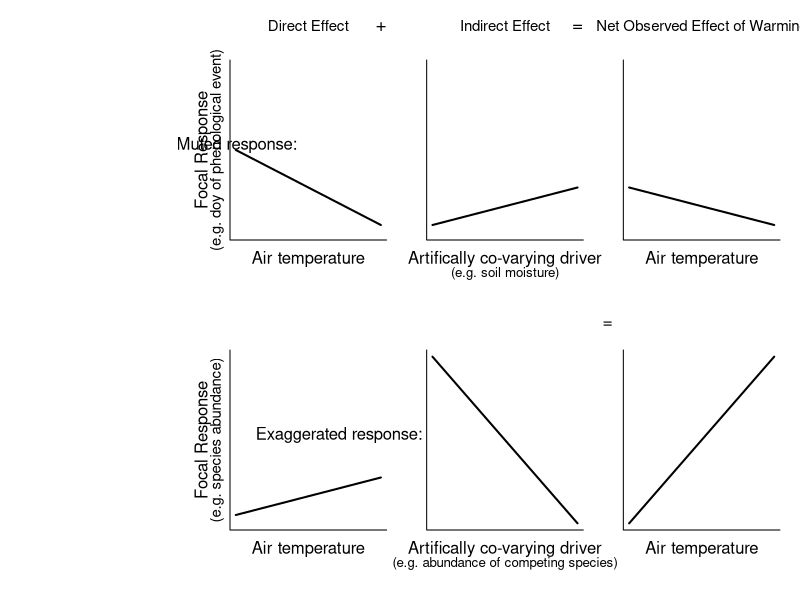
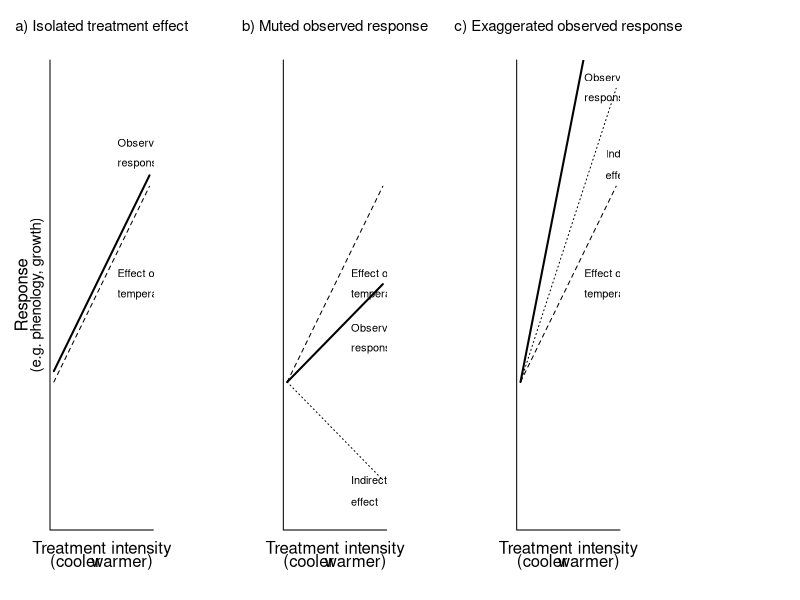
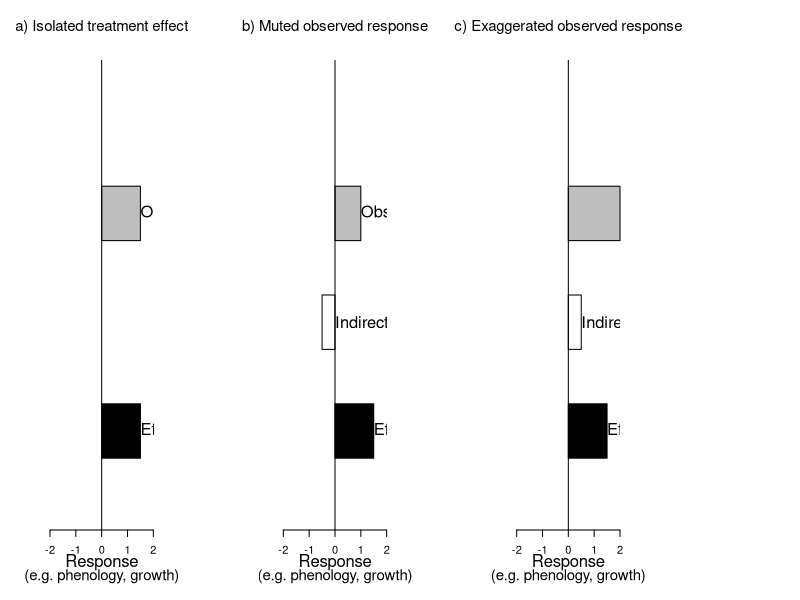

These figures' R source, in order:
# ------------------------------------------
# Mock figures showing spatial variation in experimental warming
# A. Ettinger, aettinger@fas.harvard.edu
# Description: Mock plot of spatial variation: blocks vs plots vs treatment levels

setwd("~/git/radcliffe")
rm(list=ls()) 
options(stringsAsFactors=FALSE)

#Here is a draft of the conceptual figure for biological implications of warming
quartz(width=11,height=6)
par(mfrow=c(2,3),omi=c(.1,2,.1,.1), mai=c(.6,.3,.5,.1))
x<-c(seq(1:10));y<-rev(seq(261,270))
plot(x,y,type="l", lwd=2, xlab="", ylab="", bty="l", cex.lab=1.2,ylim=c(260,280), yaxt="n",xaxt="n")

mtext("Muted response:",side=3, line=-7, adj=-1.5)
mtext("Direct Effect",side=3, line=2, adj=.5,cex=.9)
mtext("+",side=3, line=2, adj=1, cex=1.1)
mtext("Air temperature",side=1, line=1, adj=.5)
mtext("Focal Response",side=2, line=1.5)
mtext("(e.g. doy of phenological event)",side=2, line=.5, cex=.9)

y2<-seq(261,265.5,by=.5)
plot(x,y2,type="l", lwd=2, xlab="", ylab="", bty="l",cex.lab=1.2,ylim=c(260,280), yaxt="n",xaxt="n")
mtext("=",side=3, line=2, adj=1, cex=1.1)
mtext("Indirect Effect",side=3, line=2, adj=.5,cex=.9)
mtext("Artifically co-varying driver",side=1, line=1, adj=.5)
mtext("(e.g. soil moisture)",side=1, line=2, adj=.5,cex=.8)

y3<-rev(seq(261,265.5,by=.5))
plot(x,y3,type="l", lwd=2, xlab="", ylab="", bty="l",cex.lab=1.2,ylim=c(260,280), yaxt="n",xaxt="n")
mtext("Net Observed Effect of Warming",side=3, line=2, adj=.5,cex=.9)
mtext("Air temperature",side=1, line=1, adj=.5)

plot(x,y2,type="l", lwd=2, xlab="", ylab="", bty="l", cex.lab=1.1,ylim=c(260,280), yaxt="n",xaxt="n")
mtext("Exaggerated response:",side=3, line=-7, adj=-2.5)
mtext("Air temperature",side=1, line=1, adj=.5)
mtext("Focal Response",side=2, line=1.5)
mtext("(e.g. species abundance)",side=2, line=.5, cex=.9)

y5<-rev(seq(261,280,by=2))
plot(x,y5,type="l", lwd=2, xlab="", ylab="", bty="l", yaxt="n",xaxt="n")
mtext("=",side=3, line=1.5, adj=1.2)
mtext("Artifically co-varying driver",side=1, line=1, adj=.5)
mtext("(e.g. abundance of competing species)",side=1, line=2, adj=.5,cex=.8)

y5<-rev(seq(261,280,by=2))
plot(x,y2,type="l", lwd=2, xlab="", ylab="", bty="l", yaxt="n",xaxt="n")
mtext("Air temperature",side=1, line=1, adj=.5)

###Modifications to figure based on lizzie's feedback, plus new version of figure:
quartz(width=11,height=4)
par(mfrow=c(1,3),omi=c(.1,.2,.1,.8), mai=c(.6,.3,.5,1))
x<-c(seq(1:10));y<-seq(261,270)
plot(x,y,type="l", lty=2,lwd=1, xlab="", ylab="", bty="l", cex.lab=1.2,ylim=c(255,275), yaxt="n",xaxt="n")
lines(x,y+.5,lty=1,lwd=2)#observed response
mtext("a) Isolated treatment effect",side=3, line=2, adj=.5,cex=.9)
mtext("Treatment intensity",side=1, line=1, adj=.5)
mtext("(cooler", side=1, line=2, adj=0)
mtext("warmer)", side=1, line=2, adj=1)
text(7,272,"Observed",adj=0)
text(7,271,"response",adj=0)
text(7,266,"Effect of",adj=0)
text(7,265,"temperature",adj=0)
mtext("Response",side=2, line=1.5)
mtext("(e.g. phenology, growth)",side=2, line=.5, cex=.9)

#Panel b: muted response
plot(x,y,type="l", lty=2,lwd=1, xlab="", ylab="", bty="l", cex.lab=1.2,ylim=c(255,275), yaxt="n",xaxt="n")
y2<-rev(seq(256.5,261,by=.5))
lines(x,y2,lty=3,lwd=1)#indirect effect
y3<-seq(261,265.5,by=.5)
lines(x,y3,lty=1,lwd=2)#observed response
mtext("b) Muted observed response",side=3, line=2, adj=.5,cex=.9)
mtext("Treatment intensity",side=1, line=1, adj=.5)
mtext("(cooler", side=1, line=2, adj=0)
mtext("warmer)", side=1, line=2, adj=1)
text(7,266,"Effect of",adj=0)
text(7,265,"temperature",adj=0)
text(7,263.5,"Observed",adj=0)
text(7,262.5,"response",adj=0)
text(7,256.5,"Indirect",adj=0)
text(7,255.5,"effect",adj=0)

#Panel c: exaggerated response
plot(x,y,type="l", lty=2,lwd=1, xlab="", ylab="", bty="l", cex.lab=1.2,ylim=c(255,275), yaxt="n",xaxt="n")
y4<-seq(261,274.5,by=1.5)
lines(x,y4,lty=3,lwd=1)#indirect effect
y5<-seq(261,283.5,by=2.5)
lines(x,y5,lty=1,lwd=2)#observed response
mtext("c) Exaggerated observed response",side=3, line=2, adj=.5,cex=.9)
mtext("Treatment intensity",side=1, line=1, adj=.5)
mtext("(cooler", side=1, line=2, adj=0)
mtext("warmer)", side=1, line=2, adj=1)
text(7,266,"Effect of",adj=0)
text(7,265,"temperature",adj=0)
text(7,275,"Observed",adj=0)
text(7,274,"response",adj=0)
text(9,271.5,"Indirect",adj=0)
text(9,270.5,"effect",adj=0)

#Alternative bar graph version of figure
quartz(width=11,height=4)
par(mfrow=c(1,3),omi=c(.1,.2,.1,.8), mai=c(.6,.3,.5,1))
x=barplot(c(1.5,NA,1.5),col=c("black",NA,"gray"),horiz=TRUE, space=c(1,1),xlim=c(-2,2),ylim=c(0,8), xlab="",ylab="")
abline(v=0, lwd=1)
mtext("Response",side=1, line=2)
mtext("(e.g. phenology, growth)",side=1, line=3, cex=.9)
text(1.5,x[1],"Effect of temperature", cex=1.5, adj=0)
text(1.5,x[3],"Observed response", cex=1.5, adj=0)
mtext("a) Isolated treatment effect",side=3, line=2, adj=.5,cex=.9)

#Panel b: muted response
x=barplot(c(1.5,-.5,1),col=c("black","white","gray"),horiz=TRUE, space=c(1,1),xlim=c(-2,2),ylim=c(0,8), xlab="",ylab="")
abline(v=0, lwd=1)
mtext("Response",side=1, line=2)
mtext("(e.g. phenology, growth)",side=1, line=3, cex=.9)
text(1.5,x[1],"Effect of temperature", cex=1.5, adj=0)
text(0,x[2],"Indirect effect", cex=1.5, adj=0)
text(1,x[3],"Observed response", cex=1.5, adj=0)
mtext("b) Muted observed response",side=3, line=2, adj=.5,cex=.9)

#Panel c: exaggerated response
x=barplot(c(1.5,.5,2),col=c("black","white","gray"),horiz=TRUE, space=c(1,1),xlim=c(-2,2),ylim=c(0,8), xlab="",ylab="")
abline(v=0, lwd=1)
mtext("Response",side=1, line=2)
mtext("(e.g. phenology, growth)",side=1, line=3, cex=.9)
text(1.5,x[1],"Effect of temperature", cex=1.5, adj=0)
text(.5,x[2],"Indirect effect", cex=1.5, adj=0)
text(2,x[3],"Observed response", cex=1.5, adj=0)
mtext("c) Exaggerated observed response",side=3, line=2, adj=.5,cex=.9)
